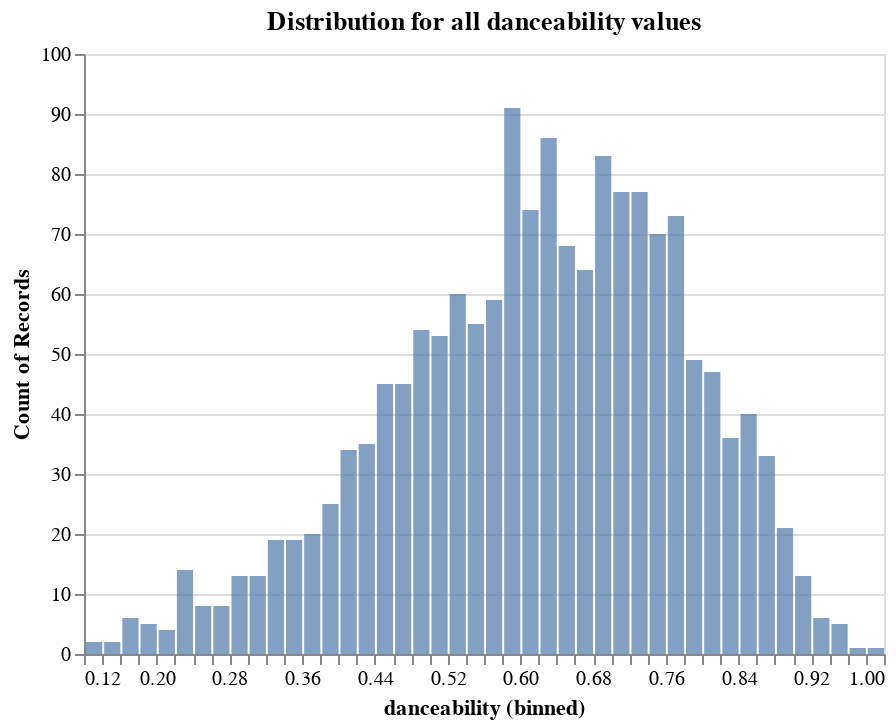

The notebook cell saved with this chart:
### Markdown cell above
The starter code below produces a histogram for the values in the feature `danceability`.

*Note: I am using Altair here, If you wish to learn more please see the resources I posted [here](https://bait509-ubc.github.io/BAIT509/things_to_know/how.html#visualizations). You do not need to fully understand the code here.*

### Code cell
histogram = alt.Chart(train_df).mark_bar(opacity=0.7).encode(
    alt.X('danceability', bin=alt.Bin(maxbins=50)),
    alt.Y('count()', stack=None)).properties(
    title= 'Distribution for all danceability values')
histogram

### Figure 1 — Vega-Lite specification as saved in the notebook (floating-point values rounded to 4 significant figures; data arrays with more than 128 entries replaced by an {"elided": "..."} marker saying what was removed)
{"config": {"view": {"continuousWidth": 400, "continuousHeight": 300}}, "data": {"name": "data-cc501e844119aff6ce0e6e6614a872b6"}, "mark": {"type": "bar", "opacity": 0.7}, "encoding": {"x": {"type": "quantitative", "bin": {"maxbins": 50}, "field": "danceability"}, "y": {"type": "quantitative", "aggregate": "count", "stack": null}}, "title": "Distribution for all danceability values", "$schema": "https://vega.github.io/schema/vega-lite/v4.8.1.json", "datasets": {"data-cc501e844119aff6ce0e6e6614a872b6": {"elided": "1613 records"}}}
